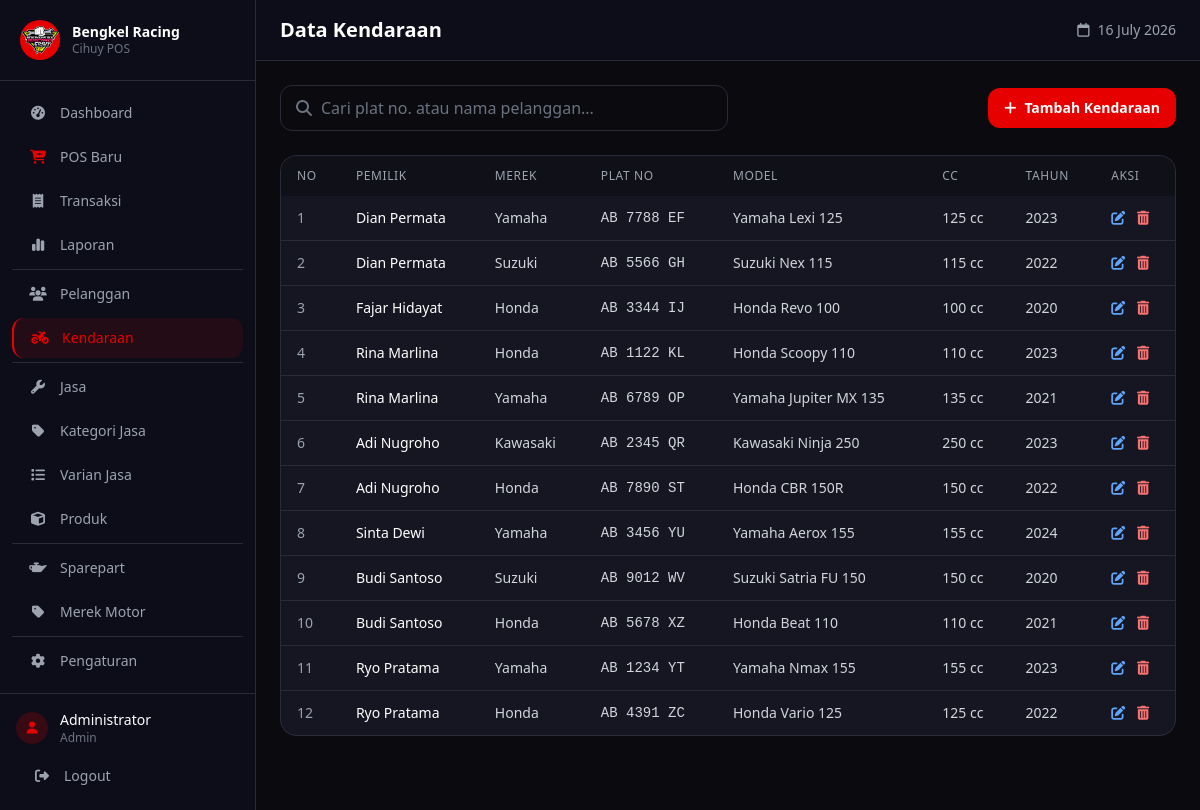
The app's page /pages/kendaraan/index.php (signed in) with its own data.
### tables this page shows
CREATE TABLE kendaraan (
    id INT AUTO_INCREMENT PRIMARY KEY,
    id_pelanggan INT NOT NULL,
    id_merek INT NOT NULL,
    plat_no VARCHAR(20),
    model VARCHAR(100),
    cc INT NOT NULL,
    tahun YEAR,
    FOREIGN KEY (id_pelanggan) REFERENCES pelanggan(id) ON DELETE CASCADE,
    FOREIGN KEY (id_merek) REFERENCES merek(id)
);

CREATE TABLE pelanggan (
    id INT AUTO_INCREMENT PRIMARY KEY,
    nama VARCHAR(100) NOT NULL,
    no_telp VARCHAR(20),
    alamat TEXT
);

CREATE TABLE merek (
    id INT AUTO_INCREMENT PRIMARY KEY,
    nama VARCHAR(50) NOT NULL UNIQUE
);

### pages/kendaraan/index.php (the view, shortened to what this page needs)
<?php
require_once '../../config/database.php';
$search = $_GET['search'] ?? '';
$page = (int)($_GET['page'] ?? 1);
$limit = 20;
$offset = ($page - 1) * $limit;
include '../../layout/header.php';
include '../../layout/sidebar.php';
?>
<div class="flex-1 flex flex-col w-full min-w-0">
    <header class="bg-[#0d0d1a] border-b border-[#2a2a3a] px-4 md:px-6 py-4 pl-16 md:pl-6">
        <div class="flex flex-col sm:flex-row items-start sm:items-center justify-between gap-2">
            <h2 class="text-xl font-bold text-white">Data Kendaraan</h2>
            <div class="flex items-center gap-4">
                <span class="text-gray-400 text-sm">
                    <i class="far fa-calendar mr-2"></i><?= date('d F Y') ?>
                </span>
            </div>
        </div>
    </header>
    <main class="flex-1 p-4 md:p-6 overflow-y-auto">
        <div class="flex flex-col sm:flex-row justify-between items-stretch sm:items-center gap-3 mb-6">
            <form method="GET" class="flex-1 max-w-md">
                <div class="relative">
                    <i class="fas fa-search absolute left-4 top-1/2 -translate-y-1/2 text-gray-500"></i>
                    <input type="text" name="search" value="<?= htmlspecialchars($search) ?>"
                        placeholder="Cari plat no. atau nama pelanggan..."
                        class="w-full px-4 py-2.5 pl-10 bg-[#0a0a0f] border border-[#2a2a3a] rounded-xl text-white placeholder-gray-500 focus:outline-none focus:border-[#e60000]">
                </div>
            </form>
            <a href="tambah.php"
                class="w-full sm:w-auto text-center px-4 py-2.5 bg-[#e60000] hover:bg-[#ffd700] text-white text-sm font-semibold rounded-xl transition-colors">
                <i class="fas fa-plus mr-2"></i>Tambah Kendaraan
            </a>
        </div>
        <div class="bg-[#161622] rounded-2xl border border-[#2a2a3a] overflow-hidden">
            <div class="table-responsive">
            <table class="w-full">
                <thead>
                    <tr class="bg-[#0a0a0f]/50">
                        <th class="px-4 py-3 text-left text-xs font-medium text-gray-400 uppercase tracking-wider">No</th>
                        <th class="px-4 py-3 text-left text-xs font-medium text-gray-400 uppercase tracking-wider">Pemilik</th>
                        <th class="px-4 py-3 text-left text-xs font-medium text-gray-400 uppercase tracking-wider">Merek</th>
                        <th class="px-4 py-3 text-left text-xs font-medium text-gray-400 uppercase tracking-wider">Plat No</th>
                        <th class="px-4 py-3 text-left text-xs font-medium text-gray-400 uppercase tracking-wider">Model</th>
                        <th class="px-4 py-3 text-left text-xs font-medium text-gray-400 uppercase tracking-wider">CC</th>
                        <th class="px-4 py-3 text-left text-xs font-medium text-gray-400 uppercase tracking-wider">Tahun</th>
                        <th class="px-4 py-3 text-left text-xs font-medium text-gray-400 uppercase tracking-wider">Aksi</th>
                    </tr>
                </thead>
                <tbody class="divide-y divide-[#2a2a3a]">
                    <?php
                    $count_sql = "SELECT COUNT(*)
                            FROM kendaraan k
                            JOIN pelanggan p ON k.id_pelanggan = p.id
                            JOIN merek m ON k.id_merek = m.id";
                    $sql = "SELECT k.*, p.nama AS nama_pelanggan, m.nama AS nama_merek
                            FROM kendaraan k
                            JOIN pelanggan p ON k.id_pelanggan = p.id
                            JOIN merek m ON k.id_merek = m.id";
                    if (!empty($search)) {
                        $search_param = "%$search%";
                        $count_sql .= " WHERE k.plat_no LIKE ? OR p.nama LIKE ?";
                        $sql .= " WHERE k.plat_no LIKE ? OR p.nama LIKE ?";
                        $stmt = $conn->prepare($count_sql);
                        $stmt->bind_param('ss', $search_param, $search_param);
                        $stmt->execute();
                        $total = $stmt->get_result()->fetch_row()[0];
                        $sql .= " ORDER BY k.id DESC LIMIT ? OFFSET ?";
                        $stmt = $conn->prepare($sql);
                        $stmt->bind_param('ssii', $search_param, $search_param, $limit, $offset);
                        $stmt->execute();
                        $result = $stmt->get_result();
                    } else {
                        $sql .= " ORDER BY k.id DESC LIMIT $limit OFFSET $offset";
                        $result = $conn->query($sql);
                    }
                    $no = $offset + 1;
                    if ($result && $result->num_rows > 0):
                        while ($row = $result->fetch_assoc()):
                    ?>
                            <tr class="hover:bg-white/5 transition-colors">
                                <td class="px-4 py-3 text-sm text-gray-400"><?= $no++ ?></td>
                                <td class="px-4 py-3 text-sm text-white font-medium"><?= htmlspecialchars($row['nama_pelanggan']) ?></td>
                                <td class="px-4 py-3 text-sm text-gray-300"><?= htmlspecialchars($row['nama_merek']) ?></td>
                                <td class="px-4 py-3 text-sm text-gray-300 font-mono"><?= htmlspecialchars($row['plat_no']) ?></td>
                                <td class="px-4 py-3 text-sm text-gray-300"><?= htmlspecialchars($row['model'] ?? '-') ?></td>
                                <td class="px-4 py-3 text-sm text-gray-300"><?= $row['cc'] ?> cc</td>
                                <td class="px-4 py-3 text-sm text-gray-300"><?= $row['tahun'] ?></td>
                                <td class="px-4 py-3 text-sm">
                                    <a href="edit.php?id=<?= $row['id'] ?>" class="text-blue-400 hover:text-blue-300 mr-2">
                                        <i class="fas fa-edit"></i>
                                    </a>
                                    <a href="hapus.php?id=<?= $row['id'] ?>"
                                        onclick="return confirm('Yakin ingin menghapus kendaraan ini?')"
                                        class="text-red-400 hover:text-red-300">
                                        <i class="fas fa-trash-alt"></i>
                                    </a>
                                </td>
                            </tr>
                    <?php
                        endwhile;
                    endif; ?>
                </tbody>
            </table>
            </div>
        </div>
    </main>
</div>
<?php include '../../layout/footer.php'; ?>

### assets/css/style.css (style rules this page uses)
* { transition: background-color 0.2s, border-color 0.2s; }
.table-responsive { overflow-x: auto; -webkit-overflow-scrolling: touch; }

### records on screen
kendaraan: id_pelanggan.nama "Dian Permata", id_merek.nama "Yamaha", plat_no "AB 7788 EF", model "Yamaha Lexi 125", cc "125", tahun "2023"
kendaraan: id_pelanggan.nama "Dian Permata", id_merek.nama "Suzuki", plat_no "AB 5566 GH", model "Suzuki Nex 115", cc "115", tahun "2022"
kendaraan: id_pelanggan.nama "Fajar Hidayat", id_merek.nama "Honda", plat_no "AB 3344 IJ", model "Honda Revo 100", cc "100", tahun "2020"
kendaraan: id_pelanggan.nama "Rina Marlina", id_merek.nama "Honda", plat_no "AB 1122 KL", model "Honda Scoopy 110", cc "110", tahun "2023"
kendaraan: id_pelanggan.nama "Rina Marlina", id_merek.nama "Yamaha", plat_no "AB 6789 OP", model "Yamaha Jupiter MX 135", cc "135", tahun "2021"
kendaraan: id_pelanggan.nama "Adi Nugroho", id_merek.nama "Kawasaki", plat_no "AB 2345 QR", model "Kawasaki Ninja 250", cc "250", tahun "2023"
kendaraan: id_pelanggan.nama "Adi Nugroho", id_merek.nama "Honda", plat_no "AB 7890 ST", model "Honda CBR 150R", cc "150", tahun "2022"
kendaraan: id_pelanggan.nama "Sinta Dewi", id_merek.nama "Yamaha", plat_no "AB 3456 YU", model "Yamaha Aerox 155", cc "155", tahun "2024"
kendaraan: id_pelanggan.nama "Budi Santoso", id_merek.nama "Suzuki", plat_no "AB 9012 WV", model "Suzuki Satria FU 150", cc "150", tahun "2020"
kendaraan: id_pelanggan.nama "Budi Santoso", id_merek.nama "Honda", plat_no "AB 5678 XZ", model "Honda Beat 110", cc "110", tahun "2021"
kendaraan: id_pelanggan.nama "Ryo Pratama", id_merek.nama "Yamaha", plat_no "AB 1234 YT", model "Yamaha Nmax 155", cc "155", tahun "2023"
kendaraan: id_pelanggan.nama "Ryo Pratama", id_merek.nama "Honda", plat_no "AB 4391 ZC", model "Honda Vario 125", cc "125", tahun "2022"

### other values on screen
$item['label'] "Dashboard"
$item['label'] "POS Baru"
$item['label'] "Transaksi"
$item['label'] "Laporan"
$item['label'] "Pelanggan"
$item['label'] "Kendaraan"
$item['label'] "Jasa"
$item['label'] "Kategori Jasa"
$item['label'] "Varian Jasa"
$item['label'] "Produk"
$item['label'] "Sparepart"
$item['label'] "Merek Motor"
$item['label'] "Pengaturan"
$_SESSION['nama'] "Administrator"
$_SESSION['role'] "Admin"
